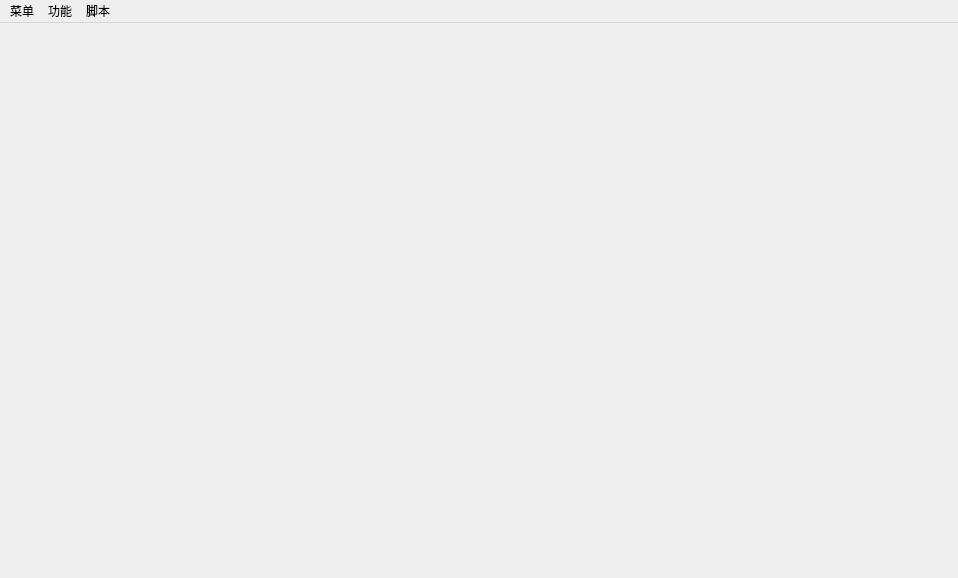
<?xml version="1.0" encoding="UTF-8"?>
<ui version="4.0">
 <class>MainWindow</class>
 <widget class="QMainWindow" name="MainWindow">
  <property name="windowModality">
   <enum>Qt::WindowModal</enum>
  </property>
  <property name="geometry">
   <rect>
    <x>0</x>
    <y>0</y>
    <width>958</width>
    <height>578</height>
   </rect>
  </property>
  <property name="minimumSize">
   <size>
    <width>958</width>
    <height>578</height>
   </size>
  </property>
  <property name="maximumSize">
   <size>
    <width>958</width>
    <height>578</height>
   </size>
  </property>
  <property name="font">
   <font>
    <family>新宋体</family>
    <weight>50</weight>
    <bold>false</bold>
    <underline>false</underline>
    <stylestrategy>PreferDefault</stylestrategy>
   </font>
  </property>
  <property name="windowTitle">
   <string>茶杯登录器</string>
  </property>
  <property name="windowIcon">
   <iconset>
    <normaloff>img/logo.png</normaloff>img/logo.png</iconset>
  </property>
  <property name="windowOpacity">
   <double>5.000000000000000</double>
  </property>
  <property name="autoFillBackground">
   <bool>false</bool>
  </property>
  <property name="iconSize">
   <size>
    <width>24</width>
    <height>24</height>
   </size>
  </property>
  <widget class="QWidget" name="centralwidget"/>
  <widget class="QMenuBar" name="menubar">
   <property name="geometry">
    <rect>
     <x>0</x>
     <y>0</y>
     <width>958</width>
     <height>18</height>
    </rect>
   </property>
   <widget class="QMenu" name="menu">
    <property name="title">
     <string>菜单</string>
    </property>
    <addaction name="ReFresh"/>
    <addaction name="SpeedChange"/>
    <addaction name="SoundOff"/>
    <addaction name="StayTop"/>
   </widget>
   <widget class="QMenu" name="menu_2">
    <property name="title">
     <string>脚本</string>
    </property>
    <addaction name="EnableScripts"/>
    <addaction name="LoadCustomScript"/>
   </widget>
   <widget class="QMenu" name="menu_3">
    <property name="title">
     <string>功能</string>
    </property>
    <addaction name="Calculator"/>
   </widget>
   <addaction name="menu"/>
   <addaction name="menu_3"/>
   <addaction name="menu_2"/>
  </widget>
  <action name="ReFresh">
   <property name="checkable">
    <bool>false</bool>
   </property>
   <property name="text">
    <string>刷新</string>
   </property>
   <property name="font">
    <font>
     <family>新宋体</family>
    </font>
   </property>
  </action>
  <action name="SpeedChange">
   <property name="text">
    <string>变速</string>
   </property>
   <property name="font">
    <font>
     <family>新宋体</family>
    </font>
   </property>
  </action>
  <action name="SoundOff">
   <property name="text">
    <string>静音</string>
   </property>
   <property name="font">
    <font>
     <family>新宋体</family>
    </font>
   </property>
  </action>
  <action name="StayTop">
   <property name="text">
    <string>置顶</string>
   </property>
   <property name="font">
    <font>
     <family>新宋体</family>
    </font>
   </property>
  </action>
  <action name="Calculator">
   <property name="text">
    <string>精灵计算器</string>
   </property>
   <property name="font">
    <font>
     <family>新宋体</family>
    </font>
   </property>
  </action>
  <action name="EnableScripts">
   <property name="text">
    <string>启用脚本(F9)</string>
   </property>
   <property name="font">
    <font>
     <family>新宋体</family>
    </font>
   </property>
  </action>
  <action name="LoadCustomScript">
   <property name="text">
    <string>加载脚本</string>
   </property>
   <property name="font">
    <font>
     <family>新宋体</family>
    </font>
   </property>
  </action>
 </widget>
 <resources/>
 <connections/>
</ui>
